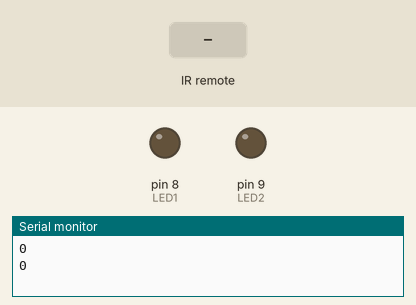
This sketch was run on a simulated Arduino Uno, built with avr-gcc and run on an emulated ATmega328P. Parts: output pins drawn as LEDs (lit = HIGH), the last lines printed to the serial monitor. The inputs (shaded band) are chosen by the test bench.

Above: at 1.8 s.
1.9 s: infrared code 0x38863BE0 received
At 2.9 s:
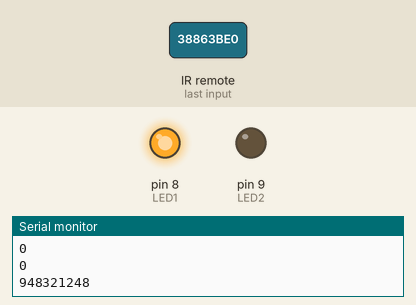
3.5 s: infrared code 0x38863BD0 received
At 4.8 s:
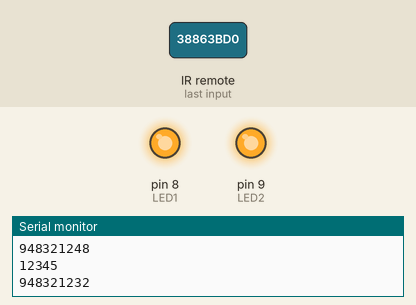
5.5 s: infrared code 0x38863BE0 received
At 6.8 s:
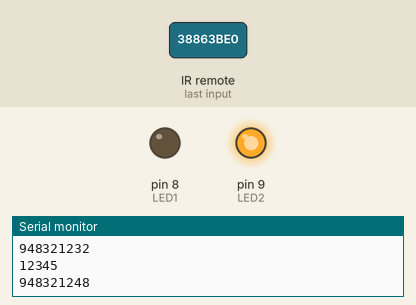
Timing chart, 0 to 8.5 s (numbered marks = the images above; inputs shaded):
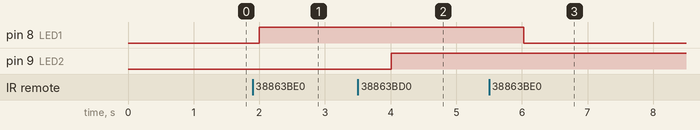

Measured:
- after the input at 1.9 s, pin 8 (LED1): LOW → HIGH after 0.10 s
- after the input at 3.5 s, pin 9 (LED2): LOW → HIGH after 0.51 s
- after the input at 5.5 s, pin 8 (LED1): HIGH → LOW after 0.53 s

The sketch:

ir.ino
```cpp
/*
 Some Sample code of how to use your IR remote

 * Lets get started:

 The IR sensor's pins are attached to Arduino as so:
 Pin 1 to Vout (pin 11 on Arduino)
 Pin 2 to GND
 Pin 3 to Vcc (+5v from Arduino)

*/

#include <IRremote.h>

int IRpin = 7;  // pin for the IR sensor
int LED1 = 8;// LED pin
int LED2 = 9;
IRrecv irrecv(IRpin);
decode_results results;
int led1States = 0;
int led2States = 0;

boolean LEDon = true; // initializing LEDon as true

void setup()
{
  Serial.begin(9600);
  irrecv.enableIRIn(); // Start the receiver
  pinMode(LED1, OUTPUT);
  pinMode(LED2, OUTPUT);
}

void loop()
{

  if (irrecv.decode(&results))
    {

      irrecv.resume();   // Receive the next value
    }

  Serial.println(results.value);

   //if (results.value == 948321234)  // this is where you put in your IR remote button #
   switch (results.value){
      case 948321248: //when you press the Forward button
       //this if/else statement makes sure that LED is ON or OFF before move to the next LED
       if(led1States==0){
          digitalWrite(LED1, HIGH);
          led1States=1;
       } else if(led1States==1) {
          digitalWrite(LED1, LOW);
          led1States=0;
       }
       results.value = 12345;
       delay(10);
       break;

       case 948321232: //when you press the Forward button
       //this if/else statement makes sure that LED is ON or OFF before move to the next LED
       if(led2States==0){
          digitalWrite(LED2, HIGH);
          led2States=1;
       } else if(led2States==1) {
          digitalWrite(LED2, LOW);
          led2States=0;
       }
       results.value = 12345;
       delay(10);
       break;

       default:
        Serial.println();
   }


    delay(1000);

}
```
